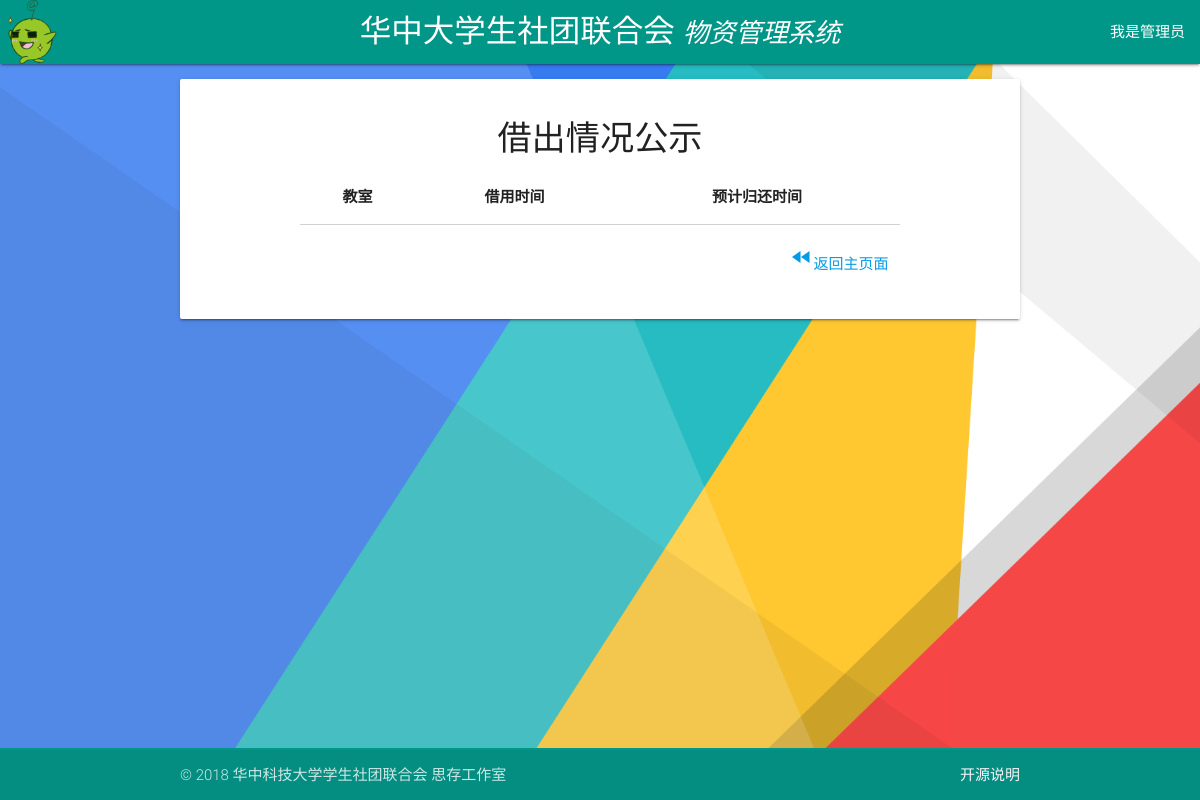
The page /classroom-usage/ on the database as committed earlier.
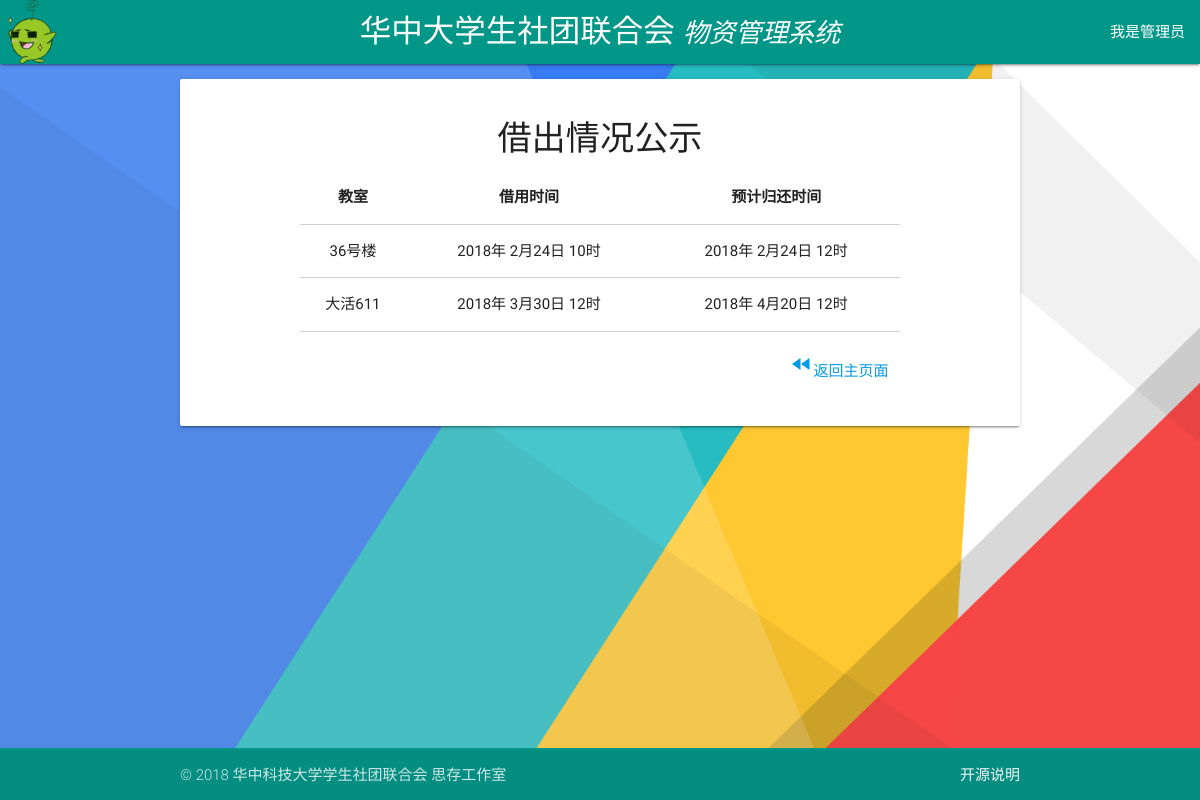
The same page on the database as committed later.
### tables this page shows
CREATE TABLE CLASSROOM
       (ID  INTEGER    PRIMARY KEY     AUTOINCREMENT,
       DEP     TEXT    NOT NULL,
       NAME    TEXT    NOT NULL,
       CLASSROOM TEXT   NOT NULL,
       CONTACT TEXT    NOT NULL,
       STARTYEAR   INTEGER    NOT NULL,
       STARTMONTH   INTEGER    NOT NULL,
       STARTDAY   INTEGER    NOT NULL,
       STARTHOUR   INTEGER    NOT NULL,
       ENDINGYEAR  INTEGER    NOT NULL,
       ENDINGMONTH  INTEGER    NOT NULL,
       ENDINGDAY  INTEGER    NOT NULL,
       ENDINGHOUR  INTEGER    NOT NULL,
       STATUS  INTEGER NOT NULL,
       ADMIN   TEXT );

### app.py (the view)
@app.route('/classroom-usage/')
def classroom_usage():
    if request.method == 'GET':
        results = get_records('classroom', date.today().year, date.today().month) # search for unfinished records
        msgs = [i for i in results if i[13] == 1] # search for approved records only
        def get_endtime(record):
            return struct_timing(repr(record[9]), repr(record[10]), repr(record[11]), repr(record[12]))
        for j in msgs:
            print(get_endtime(j))
        sorted(msgs, key=get_endtime) #TODO:why it doesn't work??
        num = len(msgs)
        return render_template('classroom_usage.html', msgs=msgs,
                               num=num)

### app.py (called while the page is built)
def get_records(tablename, year, month):
    with sqlite3.connect(DATABASE) as database:
        c = database.cursor()
        cursor = c.execute('select * from %s where endingyear >= %d and endingmonth >= %d;'% (tablename, year, month))
        records = cursor.fetchall()
        return records

def struct_timing(year, month, day, hour):
    try:
        struct_time1 = strptime(year + ' ' + month + ' ' + day + ' ' + hour,
                                '%Y %m %d %H')
        return struct_time1
    except ValueError:
        flash("请输入正确的时间信息！", category="error")
        return None
    except:
        flash("访问错误！", category="error")

### templates/classroom_usage.html (shortened to what this page needs)
{% extends "base.html" %}
{% block content %}
<div class="container">
  <div class="card-panel" style="margin-top:1em;">
<h4 class="center">借出情况公示</h4>
<div class="container">
<div class="row">
      <div class="card-content">
      	<div class="row">
      		<table class="bordered centered highlight col s12">
<thead>
            <tr>
              <th>教室</th>
              <th>借用时间</th>
              <th>预计归还时间</th>
            </tr>
          </thead>
<tbody>
{% for i in range(0,num)  %}
            <tr>
      				<td> {{ msgs[i][3] }} </td>
      				<td> {{ msgs[i][5] }}年 {{ msgs[i][6] }}月{{ msgs[i][7] }}日  {{ msgs[i][8] }}时 </td>
      				<td> {{ msgs[i][9] }}年 {{ msgs[i][10] }}月{{ msgs[i][11] }}日  {{ msgs[i][12] }}时 </td>
      			</tr>
{% endfor %}
</tbody>
      		</table>
      	</div>
                <a href="{{ url_for('index') }}" class="collection-item right"><i class="material-icons ">fast_rewind</i>返回主页面</a>
      </div>
      </div>
</div>
</div>
</div>
</div>
{% endblock %}

### templates/base.html (shortened to what this page needs)
<!DOCTYPE html>
<html>
<head>
		<link href="{{ url_for('static', filename='css/google_material_icons.css') }}" rel="stylesheet">
		<link type="text/css" rel="stylesheet" href="{{ url_for('static', filename='css/materialize.css') }}"  media="screen,projection"/>
        <link href="{{ url_for('static', filename='css/freetimechecker.css') }}" rel="stylesheet">
        <link href="{{ url_for('static',filename='css/footer_hack.css') }}" rel="stylesheet">
</head>
<body>
  <header>
          <div class="navbar-fixed">
              <nav>
                  <div class="nav-wrapper teal">
                    <img src="{{ url_for('static', filename='img/unique_weizai.png') }}" style="width:64px; height:64px; margin: auto;" alt="AU-web">
										<a href="{{ url_for('personal') }}" class="brand-logo hide-on-med-and-down center" title="点击返回主页面" style="vertical-align:central;padding:0px;font-family:DengXian">华中大学生社团联合会 <span style="font-size:smaller;font-style:italic;">物资管理系统</span></a>
                      {% if 'id' in session or 'id2' in session %}
                            <ul id="logout-m" class="dropdown-content">
                                <li><a href="#!">手滑了....</a></li>
                                <li><a href="{{ url_for('logout') }}">确认登出</a></li>
                            </ul>
                        <ul id="logout-l" class="dropdown-content">
                            <li><a href="#!">手滑了....</a></li>
                            <li><a href="{{ url_for('logout') }}">确认登出</a></li>
                        </ul>
                           <ul class="right hide-on-med-and-down">
								{% if 'id' in session %}
								<li>
                    <a class="dropdown-button">{{ session['id'] }}</a>
                </li>
								{% elif 'id2' in session %}
								<li>
										<a class="dropdown-button">{{ session['id2'] }}</a>
								</li>
								{% endif %}
                <li>
                    <a class="dropdown-button" href="#!" data-activates="logout-l" title="注销登录">登出</a>
                </li>
                           </ul>
                        <ul class="right hide-on-large-only">
                          <li>
                            <a class="dropdown-button" href="#!" data-activates="logout-m" title="注销登录">登出</a>
                          </li>
                        </ul>
												{% else %}
												<ul class="right">
												<li>
												<a class="dropdown-button" href="{{ url_for('login')}}">我是管理员</a>
												</li>
												</ul>
                       {% endif %}
                  </div>
              </nav>
          </div>
</header>
		<main >
    <div id="content">{% block content %}{% endblock %}
	</main>
  <footer class="page-footer teal">
        <div class="footer-copyright">
            <div class="container">
              © 2018 华中科技大学学生社团联合会  思存工作室
            <a class="grey-text text-lighten-4 right" href="{{ url_for('opensource_info') }}">开源说明</a>
            </div>
         </div>
    </footer>
		<link rel="stylesheet" href="{{ url_for('static', filename='css/toastr.css') }}">
</body>
</html>

### static/css/footer_hack.css (style rules this page uses)
body { display: flex; min-height: 100vh; flex-direction: column; }
main { flex: 1 0 auto; }
footer.page-footer { margin-top: 2rem; padding-top: 2px; }

### templates/base.html (style rules this page uses)
body { background-image:url(/static/img/material-design-color-background.png); background-size: cover; }

Rows that differ between the two databases and show on the page:
now on this page (row edited): CLASSROOM: CLASSROOM "36号楼", STARTYEAR "2018", STARTMONTH "2", STARTDAY "24", STARTHOUR "10", ENDINGYEAR "2018", ENDINGMONTH "2", ENDINGDAY "24", ENDINGHOUR "12"
added CLASSROOM: CLASSROOM "大活611", STARTYEAR "2018", STARTMONTH "3", STARTDAY "30", STARTHOUR "12", ENDINGYEAR "2018", ENDINGMONTH "4", ENDINGDAY "20", ENDINGHOUR "12"
Other text that changed with them:
new list line: "年 月 日 时 年 月 日 时"
